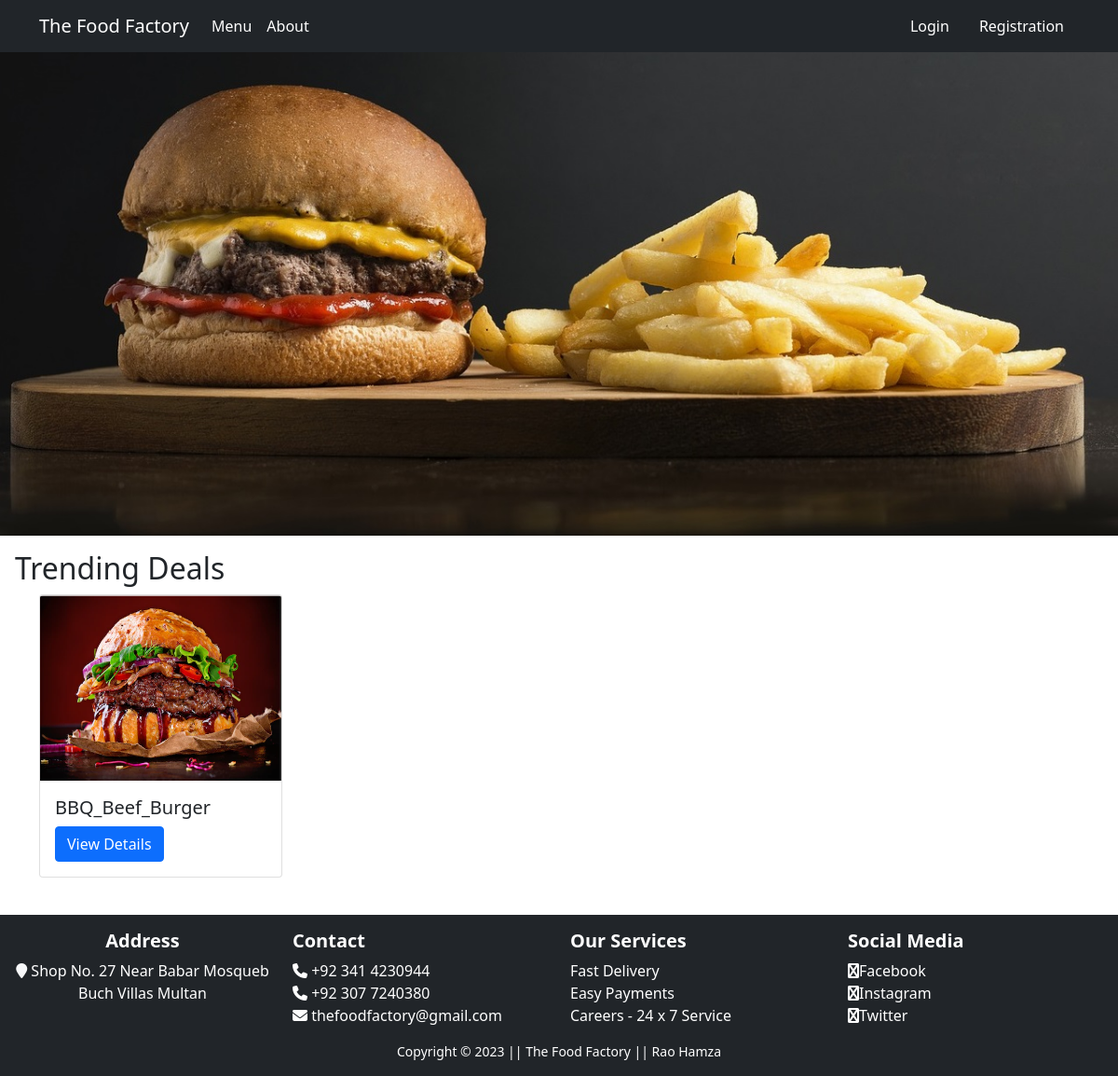
The page / on the database its author committed.
### app/models.py (models this page shows, shortened)
class Product(models.Model):
    title = models.CharField(max_length=50)
    discription = HTMLField()
    category = models.CharField(choices=CATEGORY_CHOICES, max_length=50)
    product_img = models.ImageField(upload_to='productimg')

### app/views.py (the view)
# urls.py: path('', views.home),
def home(request):
 food = Product.objects.filter(category='FF')
 drink = Product.objects.filter(category='D')
 Shaks = Product.objects.filter(category='S')
 sweetdish = Product.objects.filter(category='SD')
 product = Product.objects.all()
 context = {
    'food': food,
    'drink': drink,
    'shaks': Shaks,
    'sweetdish':sweetdish,
    'products':product,
 }
 return render(request, 'app/home.html', context)

### app/templates/app/home.html (shortened to what this page needs)
{% extends 'app/base.html' %}
{% load static %}
{% block main-content %}
<div class="carousel slide" >
  <img src="{% static 'app/images/banner/coverpic1.jpg' %}" class="d-block w-100 h-100px" alt="...">
</div>
  <div class="m-3">
    <h2>Trending Deals</h2>
    <div class="container">
      <div class="row">
        {% for prod in products %}
        <div class="col-sm-3 mb-4">
          <div class="card">
            <img src="{{ prod.product_img.url }}" class="card-img-top" alt="Product Image" height="200">
            <div class="card-body">
              <h5 class="card-title">{{ prod.title }}</h5>
              <a href="{% url 'product-detail' prod.id %}" class="btn btn-primary">View Details</a>
            </div>
          </div>
        </div>
        {% endfor %}
      </div>
    </div>
  </div>
  {% endblock main-content %}

### app/templates/app/base.html (shortened to what this page needs)
<!doctype html>
{% load static %}
<html lang="en">
<head>
  <link href="https://cdn.jsdelivr.net/npm/bootstrap@5.0.0-beta1/dist/css/bootstrap.min.css" rel="stylesheet"
>
  <link rel="stylesheet" href="https://cdnjs.cloudflare.com/ajax/libs/ionicons/2.0.1/css/ionicons.min.css">
  <link rel="stylesheet" href="https://cdnjs.cloudflare.com/ajax/libs/font-awesome/6.1.1/css/all.min.css"
 />
  <link rel="stylesheet" href="{% static 'app/css/all.min.css' %}">
  <link rel="stylesheet" href="{% static 'app/css/style.css' %}">
</head>
<body>
  <nav class="navbar navbar-expand-lg navbar-dark bg-dark">
    <div class="container">
      <a class="navbar-brand" href="/">
        The Food Factory
      </a>
      <div class="collapse navbar-collapse" id="navbarSupportedContent">
        <ul class="navbar-nav me-auto mb-2 mb-lg-0">
          <li><a class="nav-link text-white" href="{% url 'products' %}">Menu</a></li>
          <li><a class="nav-link text-white" href="{% url 'about' %}">About</a></li>
        </ul>
        <div>
          <ul class="navbar-nav me-auto mb-2 mb-lg-0">
            {% if request.user.is_authenticated %}
            <li class="nav-item dropdown mx-2">
              <a class="nav-link dropdown-toggle text-white" href="#" id="profileDropdown" role="button"
                data-bs-toggle="dropdown" aria-expanded="false">
                {{ request.user |capfirst }}
              </a>
              <ul class="dropdown-menu" aria-labelledby="profileDropdown">
                <li><a class="dropdown-item" href="{% url 'profile' %}">Profile</a></li>
                <li><a class="dropdown-item" href="{% url 'orders' %}">Orders</a></li>
                <li><a class="dropdown-item" href="{% url 'logout' %}">Logout</a></li>
              </ul>
            </li>
            <li class="nav-item mx-2">
              <a href="{% url 'showcart' %}" class="nav-link text-white"><span class="badge bg-danger"></span> WishList
              </a>
            </li>
            {% else %}
            <li class="nav-item mx-2">
              <a href="{% url 'login' %}" class="nav-link text-white">Login</a>
            </li>
            <li class="nav-item mx-2">
              <a href="{% url 'customerregistration' %}" class="nav-link text-white">Registration</a>
            </li>
            {% endif %}
          </ul>
        </div>
      </div>
    </div>
  </nav>
  {% block main-content %} {% endblock main-content %}
  <footer>
    <div class="row justify-content-center text-white bg-dark p-3 mb-0  row-2 ">
      <div class="col-12">
        <div class="row row-2">
          <div class="col-sm-3 text-md-center">
            <h5><span></span><b> Address</b></h5>
            <span><i class="fa fa-map-marker text-light" aria-hidden="true"></i></span> Shop No. 27 Near Babar Mosqueb
            Buch Villas Multan
          </div>
          <div class="col-sm-3 my-sm-0 mt-5">
            <ul class="list-unstyled">
              <h5><span></span><b>Contact</b></h5>
              <li class="mt-0"><i class="fa fa-phone"></i> +92 341 4230944</li>
              <li><i class="fa fa-phone"></i> +92 307 7240380</li>
              <li><i class="fa fa-envelope"></i> thefoodfactory@gmail.com</li>
            </ul>
          </div>
          <div class="col-sm-3 my-sm-0 mt-5">
            <ul class="list-unstyled">
              <h5><span></span><b>Our Services</b></h5>
              <li class="mt-0">Fast Delivery</li>
              <li>Easy Payments</li>
              <li>Careers - <span class="Careers">24 x 7 Service</span></li>
            </ul>
          </div>
          <div class="col-sm-3 my-sm-0 mt-5">
            <ul class="list-unstyled">
              <h5><span></span><b>Social Media</b></h5>
              <li><i class="fa fa-facebook"></i>Facebook</li>
              <li><i class="fa fa-instagram"></i>Instagram</li>
              <li><i class="fa fa-twitter"></i>Twitter</li>
            </ul>
          </div>
          <small class="text-white text-center">Copyright &copy; 2023 || The Food Factory || Rao Hamza </small>
        </div>
      </div>
    </div>
  </footer>
</body>
</html>

### rows shown on the page
Product: product_img (picture), title "BBQ_Beef_Burger"
